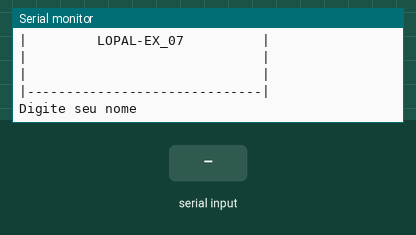
Simulated run of this sketch. Board: Arduino Uno, built with avr-gcc and run on an emulated ATmega328P. On the bench: the last lines printed to the serial monitor. The inputs (shaded band) are chosen by the test bench.

Above: at 1.2 s.
1.3 s: "90,45\n" received over Serial
At 3.5 s:
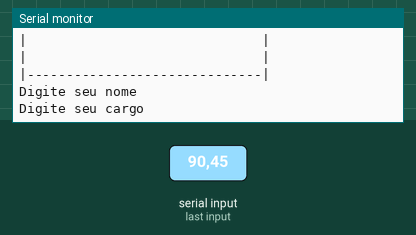
3.8 s: "30,150\n" received over Serial
At 5.5 s:
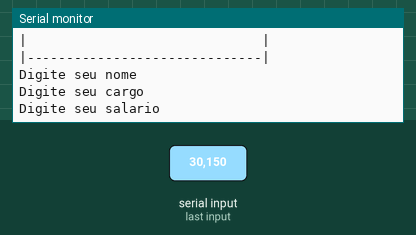
6.3 s: "5\n" received over Serial
At 7.2 s:
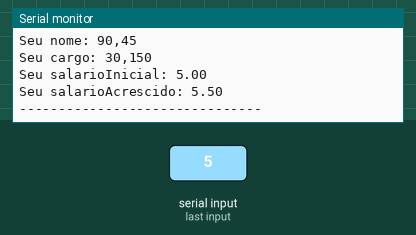

Measured:
- after the input at 1.3 s, the serial monitor: prints a new line after 1.0 s (image 1)
- after the input at 3.8 s, the serial monitor: prints a new line after 1.0 s (image 2)
- after the input at 6.3 s, the serial monitor: prints a new line at once (image 3)

The sketch:

lopal_ex071.ino
```cpp
//Faça um programa que receba o nome, cargo, e salário de um funcionário. Calcule o
//salário a ser acrescido de 10%. Ao final exiba o nome, o cargo e o novo salário desse
//funcionário.

//Variáveis
String nome = "";
String cargo = "";
float salarioInicial = 0;
float salarioAcrescido = 0;


void setup()
{
  Serial.begin (9600);
}

void loop()
{
   //cabeçalho
  Serial.println("|------------------------------|");
  Serial.println("|                              |");
  Serial.println("|         LOPAL-EX_07          |");
  Serial.println("|                              |");
  Serial.println("|                              |");
  Serial.println("|------------------------------|");
  Serial.println();//pula uma linha
  Serial.println();//pula uma linha


  //Entrada
  Serial.println("Digite seu nome");//pergunta o nome do usuário
  while(! Serial.available() );//espera o usuário digitar/dar um <Enter>
  nome = Serial.readString();//resposta do usuário / ler um texto da serial
  nome.trim();//retira  o \n (retira o enter capturado)

  Serial.println("Digite seu cargo");//pergunta o cargo do usuário
  while(! Serial.available() );//espera o usuário digitar/dar um <Enter>
  cargo = Serial.readString();//resposta do usuário / ler um texto da serial
  cargo.trim();//retira  o \n (retira o enter capturado)

  Serial.println("Digite seu salario");//pergunta o salário do usuário
  while(! Serial.available() );//espera o usuário digitar/dar um <Enter>
  salarioInicial = Serial.parseFloat();//resposta do usuário

  //processamento
  salarioAcrescido = salarioInicial + (salarioInicial * 0.10);


  //Saída
  Serial.println();
  Serial.println();
  Serial.println("Relatorio:");
  Serial.println();
  Serial.println("-------------------------------");
  Serial.println();


  Serial.println("Seu nome: " + nome);
  Serial.println("Seu cargo: " + cargo);
  Serial.println("Seu salarioInicial: " + String(salarioInicial));
  Serial.println("Seu salarioAcrescido: " + String(salarioAcrescido));
  Serial.println("-------------------------------");

  Serial.println();
  delay (6000);
}
```
